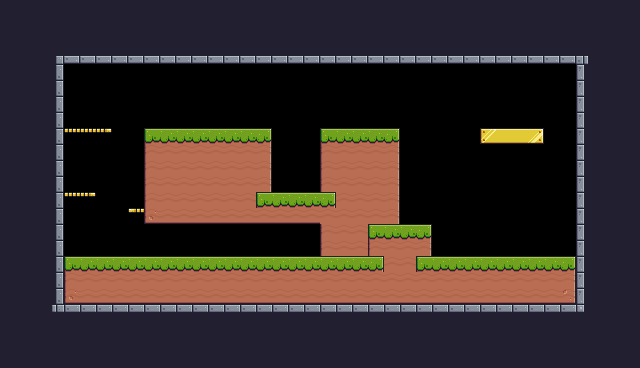

A level layout from a 2D game, rendered from its tile map. Below: a short description, then the map file with its tile-grid data intact:
An orthogonal 40x23 tile map with 16x16 px tiles, 1 tile layer (Tile Layer 1) and 29 objects (9x Fruit, 3x Platform, 3x Spike, 2x Saw, Player, ...).

<map version="1.10" tiledversion="1.10.2" orientation="orthogonal" renderorder="right-down" width="40" height="23" tilewidth="16" tileheight="16" infinite="0" nextlayerid="4" nextobjectid="30">
 <tileset firstgid="1" source="../../tiles/PixelAdventure.tsx" />
 <layer id="1" name="Tile Layer 1" width="40" height="23">
  <properties>
   <property name="BackgroundColor" value="Yellow" />
  </properties>
  <data encoding="csv">
24,24,24,24,24,24,24,24,24,24,24,24,24,24,24,24,24,24,24,24,24,24,24,24,24,24,24,24,24,24,24,24,24,24,24,24,24,24,24,24,
24,24,24,24,24,24,24,24,24,24,24,24,24,24,24,24,24,24,24,24,24,24,24,24,24,24,24,24,24,24,24,24,24,24,24,24,24,24,24,24,
24,24,24,24,24,24,24,24,112,112,24,24,24,24,24,24,24,24,24,24,24,24,24,24,24,24,24,24,24,24,24,24,24,24,24,112,112,24,24,24,
24,24,24,4,46,46,46,46,46,46,46,46,46,46,46,46,46,46,46,46,46,46,46,46,46,46,46,46,46,46,46,46,46,46,46,46,5,24,24,24,
24,24,24,25,0,0,0,0,0,0,0,0,0,0,0,0,0,0,0,0,0,0,0,0,0,0,0,0,0,0,0,0,0,0,0,0,23,112,24,24,
24,24,112,25,0,0,0,0,0,0,0,0,0,0,0,0,0,0,0,0,0,0,0,0,0,0,0,0,0,0,0,0,0,0,0,0,23,112,24,24,
24,24,112,25,0,0,0,0,0,0,0,0,0,0,0,0,0,0,0,0,0,0,0,0,0,0,0,0,0,0,0,0,0,0,0,0,23,112,24,24,
24,112,112,25,0,0,0,0,0,0,0,0,0,0,0,0,0,0,0,0,0,0,0,0,0,0,0,0,0,0,0,0,0,0,0,0,23,112,24,24,
24,112,112,25,19,19,20,0,0,7,8,8,8,8,8,8,9,0,0,0,7,8,8,8,9,0,0,0,0,0,194,195,195,196,0,0,23,112,24,24,
24,112,112,25,0,0,0,0,0,29,30,30,30,30,30,30,31,0,0,0,29,30,30,30,31,0,0,0,0,0,0,0,0,0,0,0,23,24,24,24,
24,24,24,25,0,0,0,0,0,29,30,30,30,30,30,30,31,0,0,0,29,30,30,30,31,0,0,0,0,0,0,0,0,0,0,0,23,24,24,24,
24,24,24,25,0,0,0,0,0,29,30,30,30,30,30,30,31,0,0,0,29,30,30,30,31,0,0,0,0,0,0,0,0,0,0,21,23,24,24,24,
24,24,24,25,19,20,0,0,0,29,30,30,30,30,30,30,7,8,8,8,9,30,30,30,31,0,0,0,0,0,0,0,0,0,0,0,23,24,24,24,
24,24,24,25,0,0,0,0,18,51,52,52,52,52,52,52,52,52,52,52,30,30,30,30,31,0,0,0,0,0,0,0,0,0,0,0,23,24,24,24,
24,24,24,25,0,0,0,0,0,0,0,0,0,0,0,0,0,0,0,0,29,30,30,7,8,8,9,0,0,0,0,0,0,0,0,0,23,24,24,24,
24,24,24,25,0,0,0,0,0,0,0,0,0,0,0,0,0,0,0,0,29,30,30,29,30,30,31,0,0,0,0,0,0,0,0,0,23,24,24,24,
24,24,24,25,7,8,8,8,8,8,8,8,8,8,8,8,8,8,8,8,8,8,8,9,30,30,7,8,8,8,8,8,8,8,8,9,23,24,24,24,
24,24,24,25,29,30,30,30,30,30,30,30,30,30,30,30,30,30,30,30,30,30,30,30,30,30,30,30,30,30,30,30,30,30,30,31,23,24,24,24,
24,24,24,25,51,52,52,52,52,52,52,52,52,52,52,52,52,52,52,52,52,52,52,52,52,52,52,52,52,52,52,52,52,52,52,53,23,24,24,24,
24,24,24,26,2,2,2,2,2,2,2,2,2,2,2,2,2,2,2,2,2,2,2,2,2,2,2,2,2,2,2,2,2,2,2,2,27,24,24,24,
24,24,24,24,24,24,24,24,24,24,24,24,24,24,24,24,24,24,24,24,24,24,24,24,24,24,24,24,24,24,24,24,24,24,24,24,24,24,24,24,
24,24,24,24,24,24,24,24,24,24,24,24,24,24,24,24,24,24,24,24,24,24,24,24,24,24,24,24,24,24,24,24,24,24,24,24,24,24,24,24,
24,24,24,24,24,24,24,24,24,24,24,24,24,24,24,24,24,24,24,24,24,24,24,24,24,24,24,24,24,24,24,24,24,24,24,24,24,24,24,24
</data>
 </layer>
 <objectgroup id="2" name="Collisions">
  <object id="1" x="144" y="128" width="128" height="96" />
  <object id="2" x="272" y="192" width="48" height="32" />
  <object id="3" x="320" y="128" width="80" height="128" />
  <object id="4" x="400" y="224" width="32" height="32" />
  <object id="5" x="64" y="256" width="512" height="48" />
  <object id="6" x="480" y="128" width="64" height="16" />
  <object id="7" type="Platform" x="64" y="128" width="48" height="16" />
  <object id="8" type="Platform" x="64" y="192" width="32" height="16" />
  <object id="9" type="Platform" x="128" y="208" width="16" height="16" />
  <object id="26" x="48" y="48" width="544" height="16" />
  <object id="27" x="576" y="64" width="16" height="256" />
  <object id="28" x="48" y="304" width="528" height="16" />
  <object id="29" x="48" y="64" width="16" height="240" />
 </objectgroup>
 <objectgroup id="3" name="Player">
  <object id="10" name="Player" type="Player" x="80" y="224" width="32" height="32" />
  <object id="11" type="Spike" x="288" y="176" width="16" height="16" />
  <object id="12" type="Spike" x="272" y="176" width="16" height="16" />
  <object id="13" type="Spike" x="304" y="176" width="16" height="16" />
  <object id="14" name="Kiwi" type="Fruit" x="480" y="96" width="32" height="32" />
  <object id="17" name="Bananas" type="Fruit" x="416" y="144" width="32" height="32" />
  <object id="19" name="Bananas" type="Fruit" x="64" y="160" width="32" height="32" />
  <object id="20" name="Cherries" type="Fruit" x="240" y="224" width="32" height="32" />
  <object id="21" name="Apple" type="Fruit" x="208" y="96" width="32" height="32" />
  <object id="22" name="Cherries" type="Fruit" x="64" y="96" width="32" height="32" />
  <object id="18" name="Apple" type="Fruit" x="416" y="192" width="32" height="32" />
  <object id="15" name="Kiwi" type="Fruit" x="512" y="96" width="32" height="32" />
  <object id="16" name="Kiwi" type="Fruit" x="496" y="64" width="32" height="32" />
  <object id="23" name="Saw" type="Saw" x="144" y="208" width="32" height="32">
   <properties>
    <property name="isVertical" type="bool" value="false" />
    <property name="offNeg" type="float" value="0" />
    <property name="offPos" type="float" value="9" />
   </properties>
  </object>
  <object id="24" name="Saw" type="Saw" x="240" y="112" width="32" height="32">
   <properties>
    <property name="isVertical" type="bool" value="false" />
    <property name="offNeg" type="float" value="6" />
    <property name="offPos" type="float" value="0" />
   </properties>
  </object>
  <object id="25" name="Checkpoint" type="Checkpoint" x="512" y="192" width="64" height="64" />
 </objectgroup>
</map>
